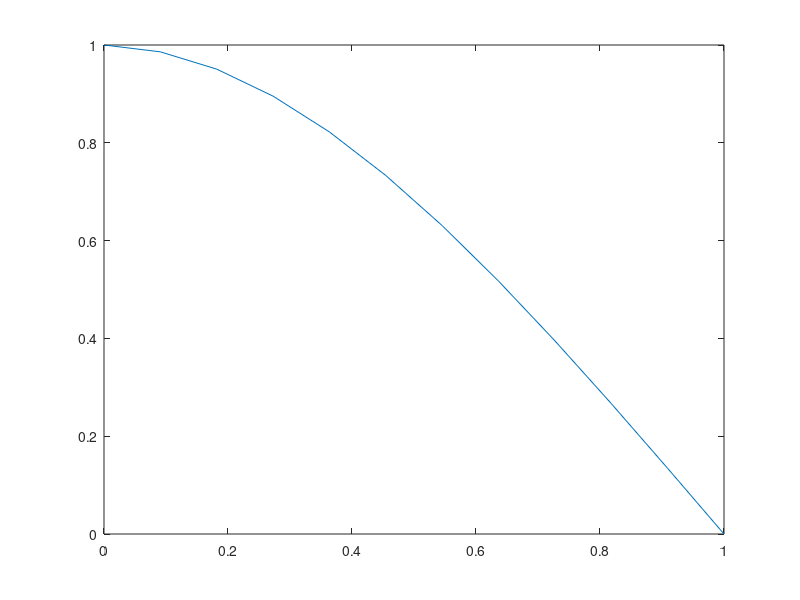

Write MATLAB code to recreate this figure.
N = 10;

% Start and end coordinates
xs = 0;
xe = 1;

% Boundary conditions
us = 1;
ue = 0;

% create vector of x values
x = linspace(xs, xe, N+2)';
x = x(2:N+1);

h = (xe-xs)/(N+1);

% Create indices and values of the matrix entries for use by sparse.
% R is row, C is column, diag is the diagonal entries, lowDiag is the lower
% diagonal entries and upDiag are the upper diagonal entries.
diagR = linspace(1, N, N)';
diagC = linspace(1, N, N)';
diag = -(2/(h^2))*ones(N, 1);

lowDiagR = linspace(2, N, N-1)';
lowDiagC = linspace(1, N-1, N-1)';
lowDiag = (1/(h^2))*ones(N-1, 1);

upDiagR = linspace(1, N-1, N-1)';
upDiagC = linspace(2, N, N-1)';
upDiag = (1/(h^2))*ones(N-1, 1);

% Collect all matrix entries into single vector
elemR = [diagR; lowDiagR; upDiagR];
elemC = [diagC; lowDiagC; upDiagC];
elem = [diag; lowDiag; upDiag];

% Create the FD matrix
A = sparse(elemR, elemC, elem);

% Use a linear function between the two boundary conditions as the initial guess
un = linspace(us, ue, N+2)';
un = un(2:N+1);

% Maximum number of iterations before declaring 'Doesn't Converge'
MAX_ITER = 100;
% Tolerance on the L2 norm before ending iteration
TOL = 1e-6;
for j = 1:MAX_ITER
    F = A*un + exp(un) - x;
    F(1) = F(1) + us/(h^2);
    F(N) = F(N) + ue/(h^2);

    J = A + spdiags(exp(un), 0, N, N);
    deltn = -J\F;
    un1 = un + deltn;
    err = sqrt(h*sum(deltn.^2));
    un = un1;
    if err < TOL
        disp(strcat('Returned solution is converged: ||E|| =  ', num2str(err)))
        break
    end
end

if j == MAX_ITER
    disp('Returned solution is NOT converged: ||E|| = ')
end

x = [xs; x; xe];
u = [us; un1; ue];

plot(x, u)